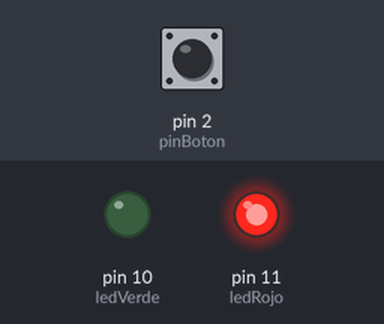
This sketch was run on a simulated Arduino Uno, built with avr-gcc and run on an emulated ATmega328P. On the bench: output pins drawn as LEDs (lit = HIGH). The test bench sets the inputs (shaded band); at power-on: pin 2 (pinBoton) LOW.

Above: at 1.2 s.
1.3 s: pin 2 (pinBoton) pulled HIGH for 0.15 s
At 2.2 s:
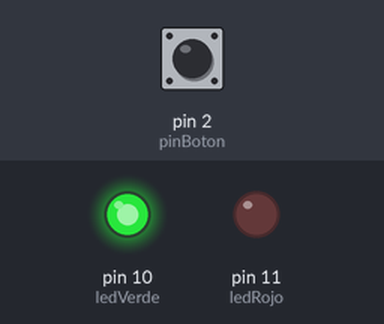
Timing chart, 0 to 12.8 s (numbered marks = the images above; inputs shaded):
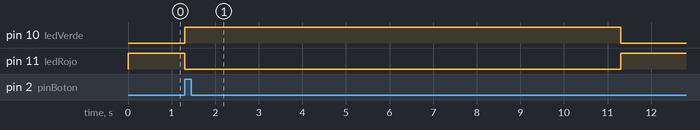

The sketch:

semaforoPulsador.ino
```cpp
/* Ejemplo curso Arduino
// Semáforo que se activa con pulsador
//  by Javacasm
*/


int pinBoton=2,ledVerde=10,ledRojo=11;

void setup() {
  pinMode(pinBoton,INPUT);pinMode(ledVerde,OUTPUT);
  pinMode(ledRojo,OUTPUT);
}

void loop() {
  int estadoBoton=digitalRead(pinBoton);
  if(estadoBoton==HIGH){
      digitalWrite(ledRojo,LOW);
      digitalWrite(ledVerde,HIGH);delay(10000);
  }
  else {
    digitalWrite(ledVerde,LOW);digitalWrite(ledRojo,HIGH);
  }
}
```

Measured:
- after the input at 1.3 s, pin 10 (ledVerde): LOW → HIGH at once, → LOW 10.0 s later; pin 11 (ledRojo): HIGH → LOW at once, → HIGH 10.0 s later
